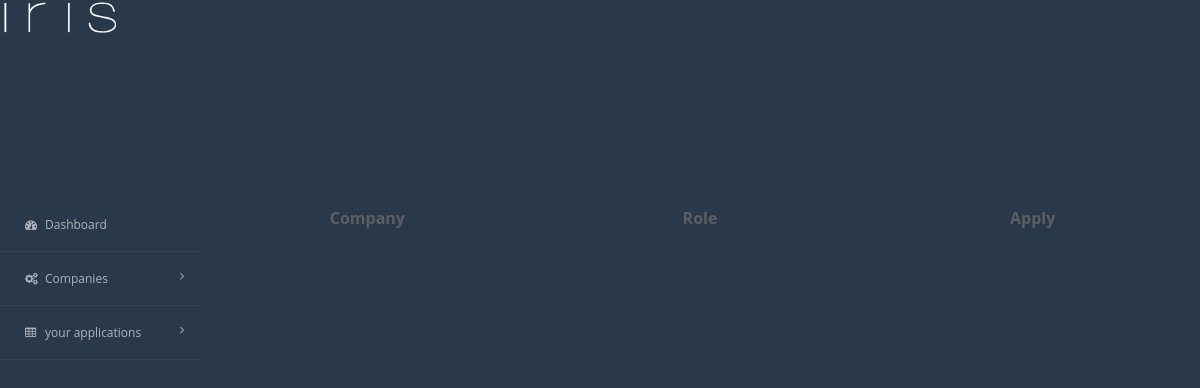
Page /dashboard on the earlier database version.
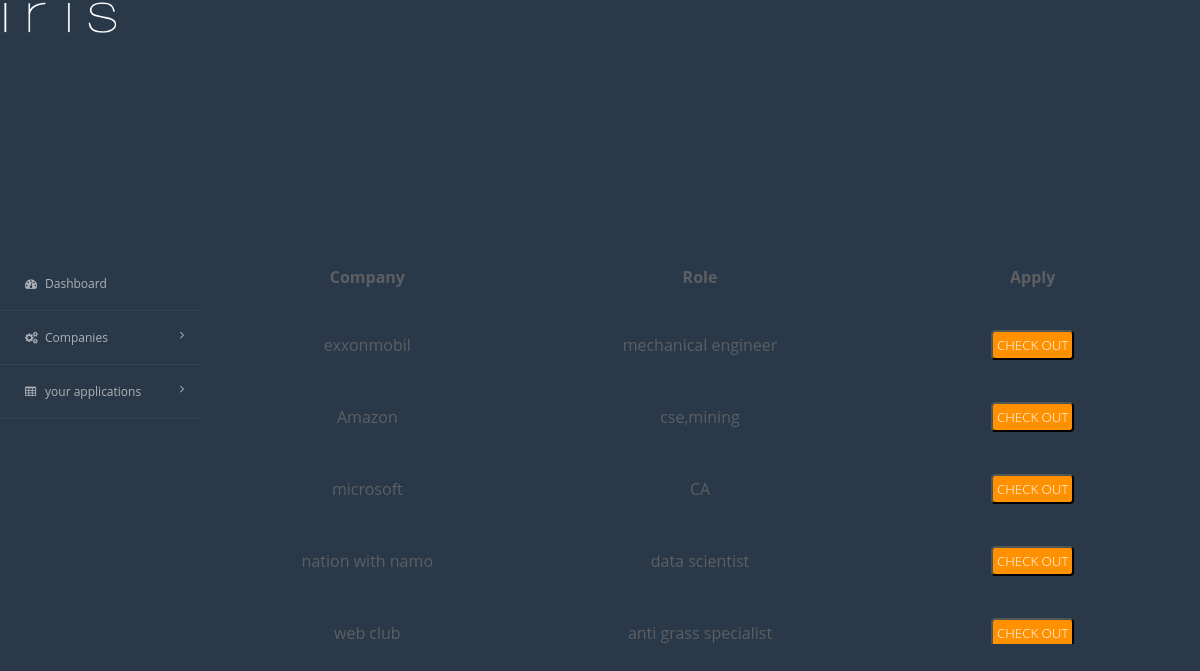
Same page on the later database version.
### dashboard/models.py (models this page shows, shortened)
class CompanyData(models.Model):
    CompanyName=models.CharField(max_length=50,null=False)
    Description=models.TextField()
    Roles=models.CharField(max_length=50,null=False)
    Salary=models.CharField(max_length=50,null=False)
    TimeStart=models.DateTimeField(auto_now=False, auto_now_add=False)
    TimeEnd=models.DateTimeField(auto_now=False, auto_now_add=False)

### dashboard/views.py (the view)
# urls.py: path('',views.DashBoard,name='dashboard')
def DashBoard(request):
    company=CompanyData.objects.all()
    return render(request,'dashboard.html',{'company':company})

### template/dashboard.html (shortened to what this page needs)
{% extends 'base.html' %}
{% load static %}
{% block css %}
<link rel="stylesheet" href="{% static 'dashboard.css' %}">
{% endblock %}
{% block content%}
<body>
  {% block dashboard %}
  <img src="{% static 'iris.png' %}" class="img1">
  <div class="container1">
    <aside class="sidebar">
        <div id="leftside-navigation" class="nano">
          <ul class="nano-content">
            <li>
              <a href="dashboard"><i class="fa fa-dashboard"></i><span>Dashboard</span></a>
            </li>
            <li class="sub-menu">
              <a href="javascript:void(0);"><i class="fa fa-cogs"></i><span>Companies</span><i class="arrow fa fa-angle-right pull-right"></i></a>
            </li>
            <li class="sub-menu">
              <a href="javascript:void(0);"><i class="fa fa-table"></i><span>your applications</span><i class="arrow fa fa-angle-right pull-right"></i></a>
            </li>
          </ul>
        </div>
      </aside>
      <div class="outer">
        <table class="table1">
          <tr>
            <th>Company</th>
            <th>Role</th>
            <th>Apply</th>
          </tr>
          {% for comp in company %}
          <tr>
            <td>{{comp.CompanyName}}</td>
            <td>{{comp.Roles}}</td>
            <td>
              <div class="form__field">
                <input type="submit" value="Check out">
              </div>
            </td>
          </tr>
          {% endfor %}
        </table>
      </div>
    </div>
    {% endblock %}
</body>
 {% endblock %}

### template/base.html (shortened to what this page needs)
<!DOCTYPE html>
<html lang="en">
<head>
    {% block css %} {% endblock %}
</head>
    {% block content%} {% endblock %}
</html>

### static/dashboard.css (style rules this page uses)
body { color: #5D5F63; background: #293949; font-family: 'Open Sans', sans-serif; padding: 0; margin: 0; text-rendering: optimizeLegibility; -webkit-font-smoothing: antialiased; height: 100vh; width:auto; overflow: hidden; }
.container1 { display: flex; flex-direction: row; flex-wrap: wrap; justify-content:space-evenly; align-items: baseline; }
.outer { position: relative; display: flex; overflow: auto; max-height: 400px; width: 1000px; }
.table1 { position: relative; width: 100%; height: auto; }
th { position: sticky; width: 33%; height: auto; text-align: center; padding: 2%; }
td { position: relative; width: 33%; height: auto; text-align: center; padding: 2%; }
.form__field { display: flex; justify-content: center; }
.form__field input[type="submit"] { background-color: #ff9100; color: #ffffff; font-weight: 700; text-transform: uppercase; border-radius: 0.25rem; padding: 0.25rem; cursor: pointer; font-family: 'Open Sans'; font-style: normal; font-weight: 300; font-stretch: normal; src: url(https://fonts.gstatic.com/s/opensans/v34/memSYaGs126MiZpBA-UvWbX2vVnXBbObj2OVZyOOSr4dVJWUgsiH0B4gaVc.ttf) format('truetype'); }
.sidebar { width:200px; background: #293949; -webkit-transition: all 0.3s ease-in-out; -moz-transition: all 0.3s ease-in-out; -o-transition: all 0.3s ease-in-out; -ms-transition: all 0.3s ease-in-out; transition: all 0.3s ease-in-out; z-index: 100; padding-top: 20vh; position: relative; overflow-y: hidden; }
.sidebar #leftside-navigation ul, .sidebar #leftside-navigation ul ul { margin: -2px 0 0; padding: 0; }
.sidebar #leftside-navigation ul li { list-style-type: none; border-bottom: 1px solid rgba(255, 255, 255, 0.05); }
.sidebar #leftside-navigation ul li a { color: #aeb2b7; text-decoration: none; display: block; padding: 18px 0 18px 25px; font-size: 12px; outline: 0; -webkit-transition: all 200ms ease-in; -moz-transition: all 200ms ease-in; -o-transition: all 200ms ease-in; -ms-transition: all 200ms ease-in; transition: all 200ms ease-in; }
.sidebar #leftside-navigation ul li a span { display: inline-block; }
.sidebar #leftside-navigation ul li a i { width: 20px; }

Differences in the rows shown:
added CompanyData: CompanyName "exxonmobil", Roles "mechanical engineer"
added CompanyData: CompanyName "Amazon", Roles "cse,mining"
added CompanyData: CompanyName "microsoft", Roles "CA"
added CompanyData: CompanyName "nation with namo", Roles "data scientist"
added CompanyData: CompanyName "web club", Roles "anti grass specialist"
